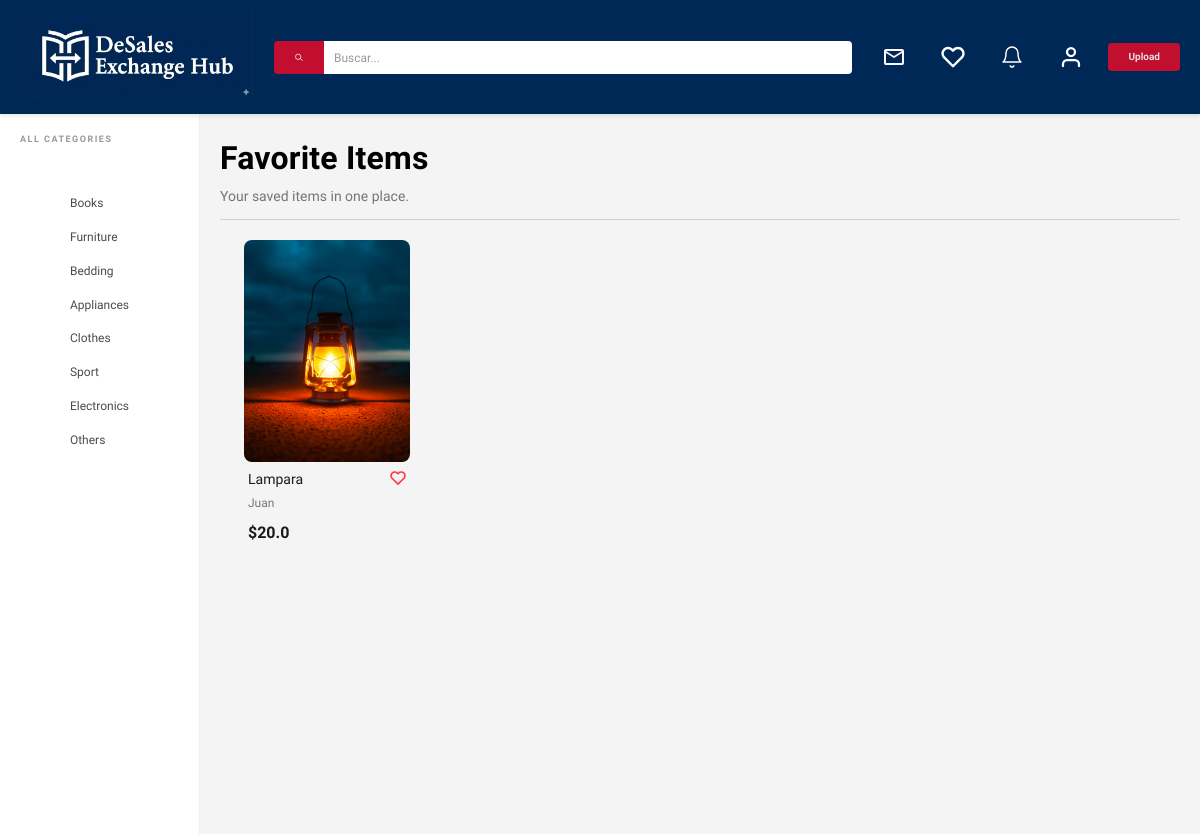
Screenshot of /user/favItems (signed in) with the database file from the repository.
### models.py (models this page shows, shortened)
class Item(db.Model):
    id = db.Column(db.Integer, primary_key = True, autoincrement = True)
    name = db.Column(db.String(50), nullable = False)
    description = db.Column(db.String(400), nullable = False)
    price = db.Column(db.Float, nullable = False)
    category = db.Column(db.String(20), nullable = False)
    created_at = db.Column(db.DateTime, nullable = False, default = db.func.current_timestamp())
    user_id = db.Column(db.Integer, db.ForeignKey('user.id'), nullable = False)
    images = db.relationship('ItemImage', backref='item', lazy=True)
    favorited_by = db.relationship('User', secondary='favorite', back_populates='favorite_items', lazy=True)
    @property
    def image_url(self):
        if self.images:
            return self.images[0].image_url
        return "img/default.jpg" # Fallback image

class ItemImage(db.Model):
    id = db.Column(db.Integer, primary_key=True)
    image_url = db.Column(db.String(200), nullable=False)
    item_id = db.Column(db.Integer, db.ForeignKey('item.id'), nullable=False)

class User(db.Model):
    id = db.Column(db.Integer, primary_key = True)
    username = db.Column(db.String(20), unique = False, nullable = False)
    email = db.Column(db.String(120), unique = True, nullable = False)
    password = db.Column(db.String(255), nullable = False)
    is_active = db.Column(db.Boolean, default=False, nullable=False)
    items = db.relationship('Item', backref = 'owner', lazy = True)
    favorite_items = db.relationship('Item', secondary='favorite', back_populates='favorited_by', lazy=True)
    country = db.Column(db.String(20), nullable = True, default = "")
    city = db.Column(db.String(20), nullable = True, default = "")
    description = db.Column(db.String(400), nullable = True, default = "")
    photo_url = db.Column(db.String(200), nullable = True, default = "")

### app.py (the view)
@app.route("/user/favItems")
def favItems():
    user = get_current_user_from_session()
    if not user:
        return redirect(url_for("login"))
    favorite_items = user.favorite_items
    return render_template('user/favItems.html', favorite_items=favorite_items)

### app.py (called while the page is built, shortened)
def get_current_user_from_session():
    user_id = session.get("user_id")
    if user_id is not None:
        user = db.session.get(User, user_id)
        if user:
            session["user_id"] = user.id
            session["username"] = user.username
            return user

### templates/user/favItems.html (shortened to what this page needs)
{% extends 'base.html' %}
{% block content %}
    <section class="favorites-page">
        <header class="favorites-header">
            <h1 class="favorites-title">Favorite Items</h1>
            <p class="favorites-subtitle">Your saved items in one place.</p>
        </header>
        {% if favorite_items and favorite_items|length > 0 %}
            <div class="contenedor favorites-grid">
                {% for item in favorite_items %}
                    {% if item.owner.id != session['user_id'] %}
                        <div class="contenedor-item">
                            <a href="{{ url_for('item', item_id=item.id) }}" class="item-imagen-container skeleton-loading">
                                <img class="item-imagen" src="{{ url_for('static', filename=item.image_url) }}" alt="{{ item.name }}" loading="lazy" onload="this.parentElement.classList.remove('skeleton-loading')">
                            </a>
                            <div class="item-info">
                                <div class="item-header">
                                    <h2 class="item-nombre">{{ item.name }}</h2>
                                    <div class="item-actions">
                                        <button class="action-btn favorite-btn active" data-item-id="{{ item.id }}" data-is-favorite="true" aria-label="Remove from favorites">
                                            <img class="corazon" src="{{ url_for('static', filename='img/assets/RedHeart.svg') }}" alt="Favorito">
                                        </button>
                                    </div>
                                </div>
                                <div class="item-details">
                                    <p class="item-owner">{{ item.owner.username }}</p>
                                </div>
                                <p class="item-precio">${{ item.price }}</p>
                            </div>
                        </div>
                    {% endif %}
                {% endfor %}
            </div>
        {% else %}
            <p class="favorites-empty-state" data-empty-favorites="true">You do not have favorite items yet.</p>
        {% endif %}
    </section>
{% endblock %}

### static/css/app.css (style rules this page uses)
html { line-height: 1.15; -webkit-text-size-adjust: 100%; }
body { margin: 0; }
h1 { font-size: 2em; margin: 0.67em 0; }
a { background-color: transparent; }
img { border-style: none; }
button, input, optgroup, select, textarea { font-family: inherit; font-size: 100%; line-height: 1.15; margin: 0; }
button, input { overflow: visible; }
button, select { text-transform: none; }
button, [type=button], [type=reset], [type=submit] { -webkit-appearance: button; }
*, *:before, *:after { box-sizing: inherit; }
html { font-size: 62.5%; box-sizing: border-box; height: 100%; }
body { font-size: 1.6rem; min-height: 100%; }
.contenedor { width: 95%; max-width: 1200px; margin: 0 auto; }
a { text-decoration: none; }
img { max-width: 100%; }
h1, h2, h3 { font-family: "Work Sans", sans-serif; margin: 0 0 2.5rem 0; font-weight: 900; }
h1 { font-size: 6rem; }
h2 { font-size: 5rem; }
p { font-size: 2rem; line-height: 1.8; }
* { box-sizing: border-box; margin: 0; padding: 0; }
body { font-family: "Work Sans", sans-serif; background-color: #f4f4f4; min-height: 100vh; display: flex; flex-direction: column; }
.contenedor { display: grid; gap: 1.5rem; grid-template-columns: repeat(2, 1fr); }
@media (min-width: 768px) { .contenedor { grid-template-columns: repeat(3, 1fr); gap: 2rem; } }
@media (min-width: 1024px) { .contenedor { grid-template-columns: repeat(5, 1fr); } }
.contenedor .contenedor-item { position: relative; border: none; box-shadow: none; background: transparent; padding: 0; display: flex; flex-direction: column; }
.contenedor .contenedor-item .item-imagen-container { position: relative; display: block; width: 100%; padding-top: 133.33%; border-radius: 8px; overflow: hidden; background-color: #f0f0f0; margin-bottom: 8px; transition: filter 0.2s ease; cursor: pointer; }
.contenedor .contenedor-item .item-imagen-container .item-imagen { position: absolute; top: 0; left: 0; width: 100%; height: 100%; object-fit: cover; object-position: center; display: block; }
.contenedor .contenedor-item .item-info { display: flex; flex-direction: column; padding: 0 4px; }
.contenedor .contenedor-item .item-info .item-header { display: flex; justify-content: space-between; align-items: flex-start; margin-bottom: 4px; }
.contenedor .contenedor-item .item-info .item-nombre { font-family: "Work Sans", sans-serif; font-weight: 400; font-size: 1.4rem; color: #1A1A1A; margin: 0; line-height: 1.4; white-space: nowrap; overflow: hidden; text-overflow: ellipsis; max-width: 80%; }
.contenedor .contenedor-item .item-info .item-actions .action-btn { background: none; border: none; padding: 0; cursor: pointer; display: flex; align-items: center; gap: 4px; transition: transform 0.2s ease; }
.contenedor .contenedor-item .item-info .item-actions .action-btn img { width: 16px; height: 16px; opacity: 1; }
.contenedor .contenedor-item .item-info .item-details { margin-bottom: 4px; }
.contenedor .contenedor-item .item-info .item-details .item-owner { font-size: 1.2rem; color: #757575; margin: 0; }
.contenedor .contenedor-item .item-info .item-precio { font-family: "Work Sans", sans-serif; font-weight: 600; font-size: 1.6rem; color: #1A1A1A; margin: 0; }
.favorites-page { width: 100%; padding: 0.5rem 0 1.5rem; }
.favorites-page .favorites-header { margin-bottom: 2rem; padding-bottom: 1rem; border-bottom: 1px solid rgba(117, 117, 117, 0.3); }
.favorites-page .favorites-title { margin: 0; font-family: "Work Sans", sans-serif; font-size: 2.6rem; font-weight: 700; color: #010101; letter-spacing: 0.2px; line-height: 1.2; }
@media (min-width: 768px) { .favorites-page .favorites-title { font-size: 3.2rem; } }
.favorites-page .favorites-subtitle { margin: 0.6rem 0 0; font-size: 1.4rem; color: #757575; font-weight: 400; }

### rows the page displays
Item: image_url (picture), name "Lampara", owner.username "Juan", price "20.0"
